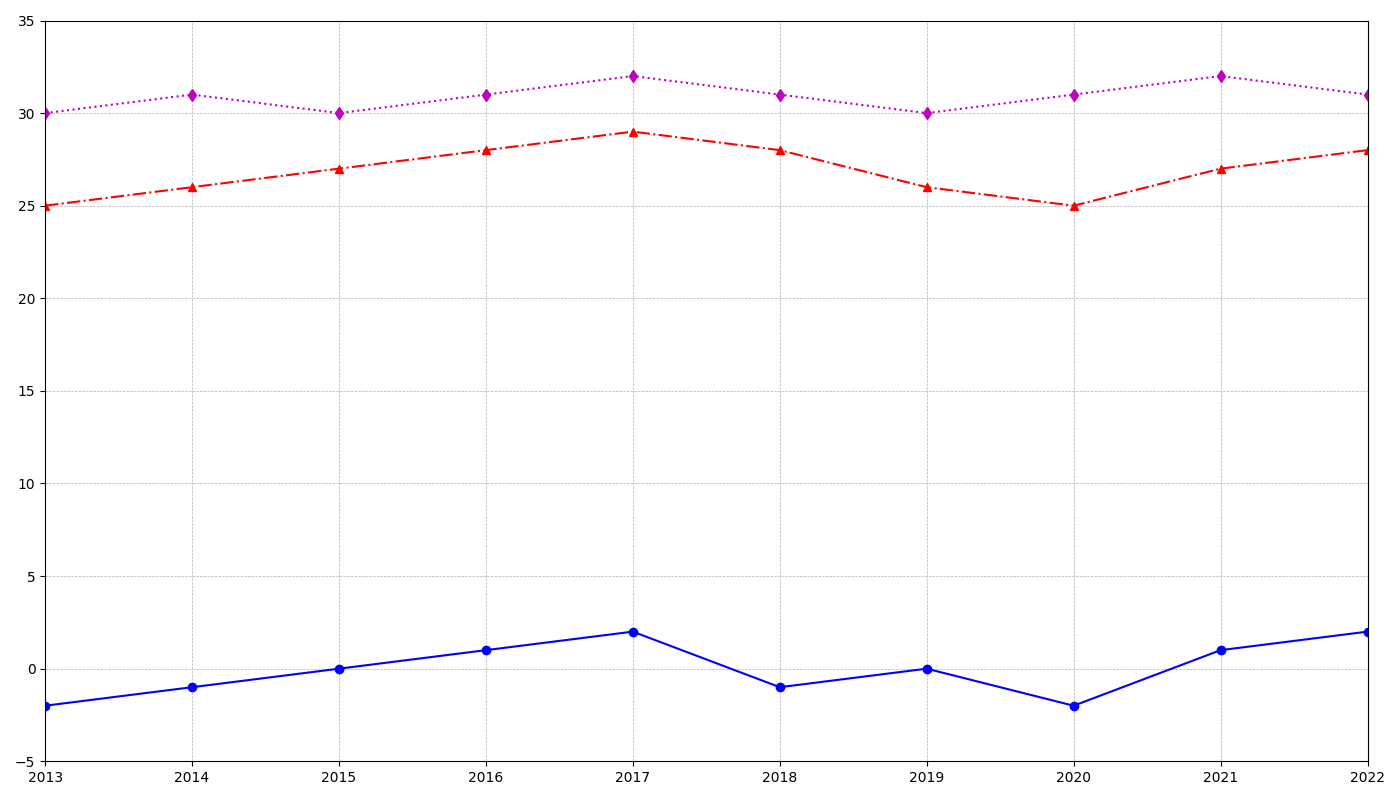

Here is the Python script that generated this plot:
import matplotlib.pyplot as plt
import numpy as np

# Data construction
years = np.arange(2013, 2023)
northern_hills_temp = [-2, -1, 0, 1, 2, -1, 0, -2, 1, 2]
desert_valley_temp = [25, 26, 27, 28, 29, 28, 26, 25, 27, 28]
tropical_forest_temp = [30, 31, 30, 31, 32, 31, 30, 31, 32, 31]

# Plotting the chart
fig, ax = plt.subplots(figsize=(14, 8))

ax.plot(years, northern_hills_temp, marker='o', linestyle='-', color='b')
ax.plot(years, desert_valley_temp, marker='^', linestyle='-.', color='r')
ax.plot(years, tropical_forest_temp, marker='d', linestyle=':', color='m')

ax.grid(True, linestyle='--', linewidth=0.5)
ax.set_xlim(2013, 2022)
ax.set_ylim(-5, 35)

plt.tight_layout()
plt.show()
